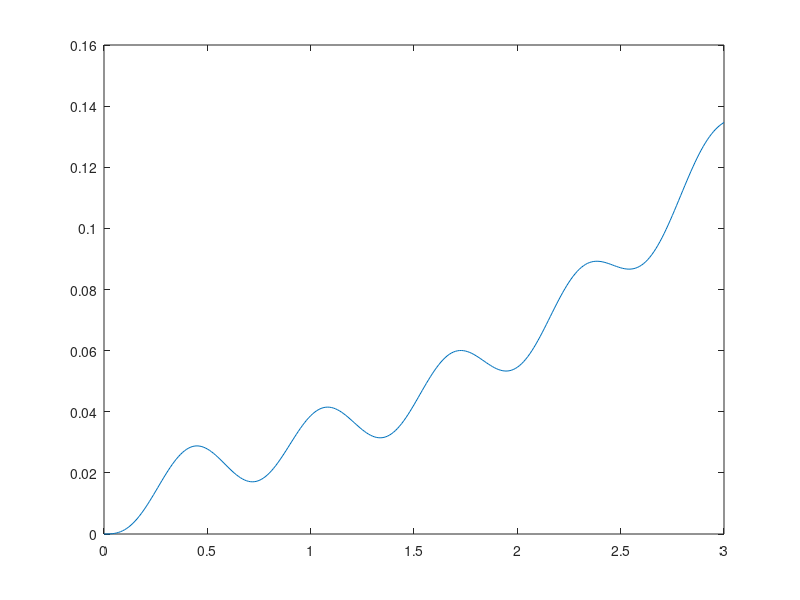

This figure's MATLAB source:
% 3 point and 5 point formula for numerical differentiation

clear;
clc;

x = 1;
h = 0.2;
exact = cos(x);
for i =1:5;
    h = h/2;

    fp3 = (sin(x+h) - sin(x-h))/(2*h);
    diff1(i) = exact-fp3;
    fp5 = (sin(x-2*h) - 8*sin(x-h) + 8*sin(x+h) - sin(x+2*h))/(12*h);
    diff2(i) = exact - fp5;
end
disp(i);
disp(diff1);
disp(diff2);

%% Numerical Integration 
% Simpsons Rule

clear;
clc

n = 2;
exact = exp(1)-1;

for k = 1:5;
    sum = exp(0);
    n = n*2;
    h(k)= 1/n;
    fac = 2;
    for i = 1:n-1;
        if(fac == 2);
            fac = 4;
        else;
            fac = 2;
        end;
    
        x = i*h(k);
        sum = sum + exp(x)*fac;
    end
    sum = sum + exp(1);
    result = h(k)*sum/3;
    diff3(k) = exact - result;
end;
disp(h)
disp(diff3);

%% Root Finding 

%f(x) = x^2 -5 step size = 0.5 tolerance = 10^-6 initial guess x=1
%Brute Force Method

clear
clc
tolx = 1e-6;
x = 1;
dx = 0.5;

iter = 0;
fold = x*x - 5;
while abs(dx)>tolx
    iter = iter+1;
    x = x+dx;
    fnew = x*x-5;
    roots(iter) = x;
        if(fold * fnew <0)
            x = x-dx;
            dx = dx/2;
        end
end
exact = sqrt(5)
disp(roots);

%%
% Secant Method
%x0=1 x1=1.5

clc
clear

tolx = 1e-6;
x1 = 1;
x2 = 1.5;
dx = x2-x1;
iter = 0;
while abs(dx) > tolx
    iter = iter + 1;
    xsave = x2;
    xf1 = x1*x1-5;
    xf2 = x2*x2-5;
    x2 = x2 - ((xf2*dx)/(xf2-xf1));
    x1= xsave;
    dx = x2-x1;
    roots(iter) = x2;
end
disp(roots);
%%
% Newton Raphson Method

clc
clear

tolx = 1e-6;
x = 1;
dx = 0.5;
iter = 0;
while abs(dx) > tolx
    iter = iter + 1;
    xold = x;
    x = x - ((x*x-5)/(2*x));
    dx = xold - x;
    roots(iter) = x;
end
disp(roots);

%% Initial Value Problem
% Eulers Method

clc;
clear;

h = 0.002;
n = 1/h;
y = 1;
for i = 0:n-1
    x = i*h;
    y = y+h*(-x*y);
    x = x+h;
    xx(i+1) = x;
    y1(i+1) = exp(-0.5*x*x);
    y2(i+1) = y;
end
plot(xx,y1);hold on;
plot(xx,y2,'.r');
hold off;

%% Runge Kutta 2nd Order

clear;
clc
h = 0.02;
n = 1/h;
y = 1;

for i=0:n-1
    x = i*h;
    k1 = h*(-x*y);
    y = y+h*(-(x-(h/2))*(y+(k1/2)));
    %x=x+h; 
    % xx(i+1)=x; 
    % y1(i+1)=exp(-0.5*x*x); 
    % y2(i+1)=y;
end
for j=n:-1:1
    x=j*h; k1=-h*(-x*y); y=y-h*(-(x-(h/2))*(y+(k1/2)));
    x=x-h; xx(j)=x; y1(j)=exp(-0.5*x*x); y2(j)=y;
end

plot(xx,y1);hold on;
plot(xx,y2,'.r');
hold off;

%% In built methods

tspan = 0:0.1:5;
x0 = 0;
odefun = @(t, x) 3 * exp(-x);
[t, x] = ode45(odefun, tspan, x0);

y = -3*exp(-tspan)+3; %analytical 

hold on;
plot(t,x,'.r');
plot(t,y);

%%
clc
clear;
x = 0:0.1:3;
y0 = 1;

myfun = @(x,y) -x*y;

[x,y] = ode45(myfun,x,y0);

y2 = exp(-0.5*x.^2);
plot(x,y,'.r'); hold on;
plot(x,y2,'b');hold off;

%% 2nd order ODE  

function dydt = myfun3(t,y)
    dy1dt = y(2);
    dy2dt = -5*y(2) + 4*y(1) + sin(10*t);
    dydt = [dy1dt; dy2dt];
end


t = 0:0.01:3;
y0 = 0;
z0 = 0;

[t,y] = ode45(@myfun3,t,[y0 z0]);

plot(t,y(:,1));
